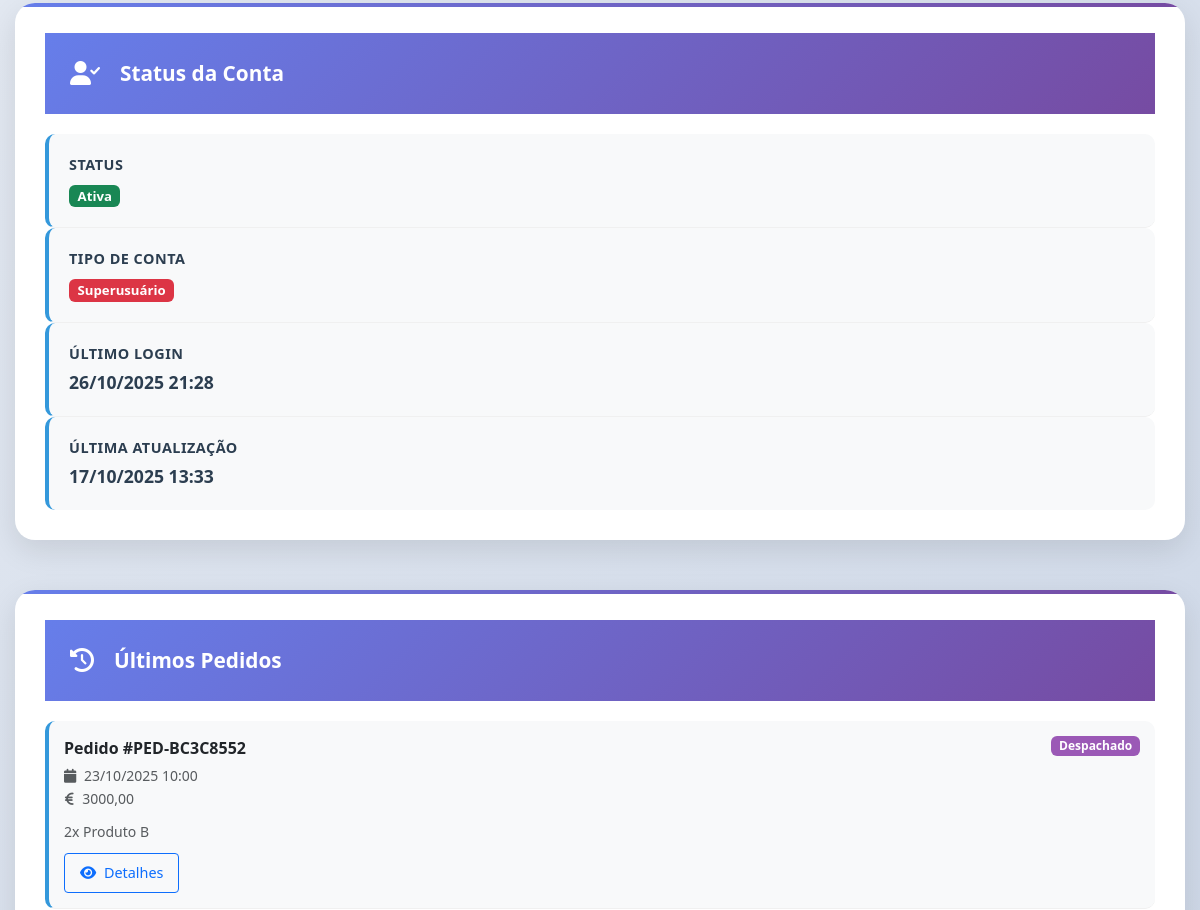
The app's page /register/perfil/ (signed in, middle part), older data.
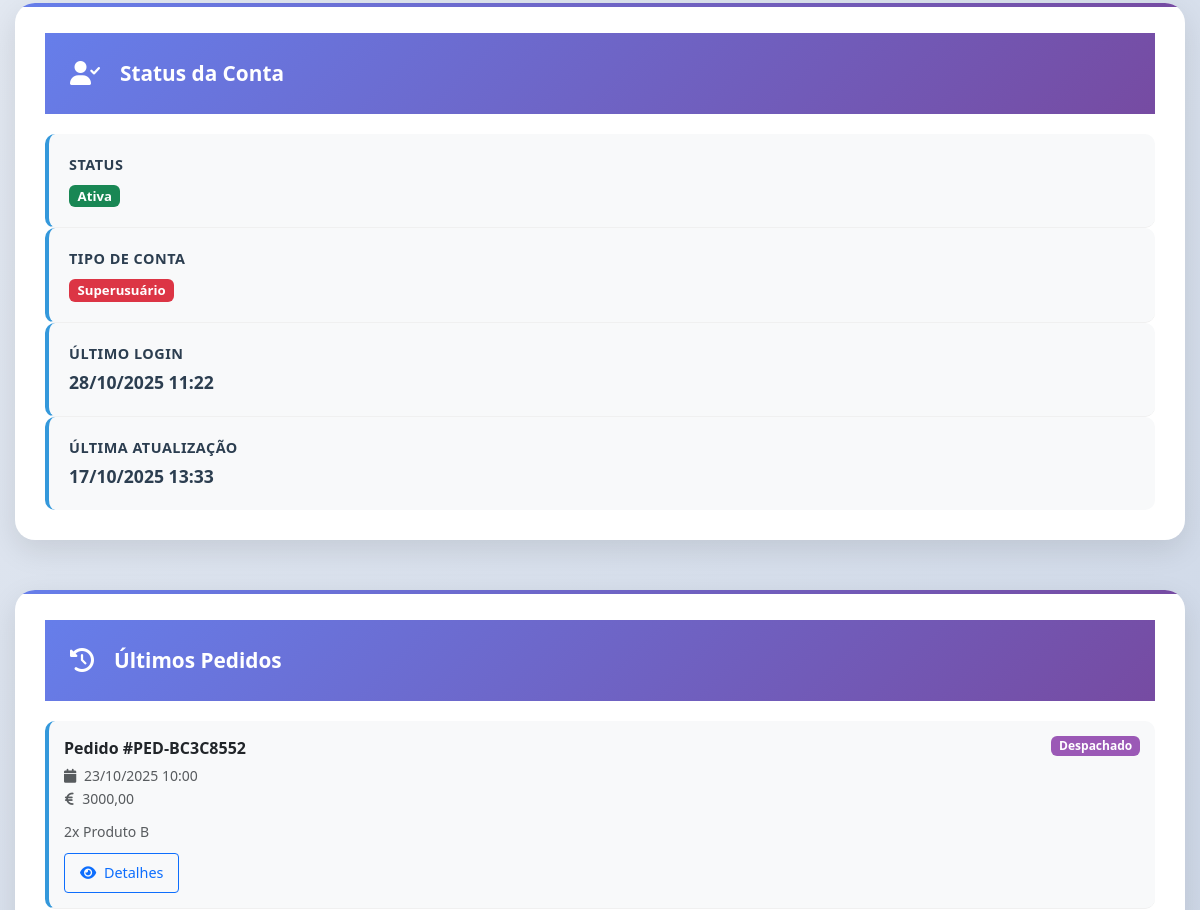
The same page, newer data.
### conta/models.py (models this page shows, shortened)
class Usuario(AbstractUser):
    username = models.CharField(
        max_length=150,
        unique=True,
        blank=True,
        null=True
    )
    email = models.EmailField('E-mail', unique=True)
    nome = models.CharField('Nome Completo', max_length=100)
    telemovel = models.CharField('Telemóvel', max_length=15, blank=True, null=True)
    cpf = models.CharField('CPF', max_length=14, unique=True)
    data_nascimento = models.DateField('Data de Nascimento', blank=True, null=True)
    bairro = models.CharField('Bairro', max_length=100, blank=True, null=True)
    cidade = models.CharField('Cidade', max_length=100, blank=True, null=True)
    provincia = models.CharField('Província', max_length=50, blank=True, null=True)
    municipio = models.CharField('Município', max_length=50, blank=True, null=True)
    foto_perfil = models.ImageField(
        'Foto de Perfil',
        upload_to='avatars/%Y/%m/%d/',
        blank=True,
        null=True
    )
    data_criacao = models.DateTimeField('Data de Criação', default=timezone.now)
    data_atualizacao = models.DateTimeField('Data de Atualização', auto_now=True)
    USERNAME_FIELD = 'email'
    REQUIRED_FIELDS = ['nome', 'cpf', 'username']
    class Meta:
        verbose_name = 'Usuário'
        verbose_name_plural = 'Usuários'
        db_table = 'conta_usuario'

### conta/views.py (the view)
# urls.py: path('perfil/', views.perfil, name='perfil'),
@login_required
@cache_page(60 * 15)  # 15 minutos de cache para perfil
@vary_on_cookie
def perfil(request):
    usuario = request.user
    from django.core.cache import cache
    cache_key = f"perfil_data_user_{usuario.id}"
    perfil_data = cache.get(cache_key)
    if perfil_data is None:
        ultimos_pedidos = PedidoEntrega.objects.filter(
            carrinho__usuario=usuario
        ).select_related('carrinho').prefetch_related('carrinho__itens__produto').order_by('-data_solicitacao')[:3]
        total_pedidos = PedidoEntrega.objects.filter(
            carrinho__usuario=usuario
        ).count()
        pedidos_entregues = PedidoEntrega.objects.filter(
            carrinho__usuario=usuario,
            estado='entregue'
        ).count()
        total_gasto = 0
        for pedido in ultimos_pedidos:
            if hasattr(pedido.carrinho, 'total'):
                total_gasto += pedido.carrinho.total
            else:
                total_gasto += sum(item.subtotal for item in pedido.carrinho.itens.all())
        perfil_data = {
            'ultimos_pedidos': ultimos_pedidos,
            'total_pedidos': total_pedidos,
            'pedidos_entregues': pedidos_entregues,
            'total_gasto': total_gasto,
        }
        cache.set(cache_key, perfil_data, 60 * 15)
    context = {
        'usuario': usuario,
        **perfil_data
    }
    return render(request, 'perfil.html', context)

### carinho/models.py (called while the page is built)
    @property
    def total_itens(self):
        cache_key = f'carrinho_{self.id}_total_itens'
        total = cache.get(cache_key)
        if total is None:
            total = self.itens.aggregate(total=models.Sum('quantidade'))['total'] or 0
            cache.set(cache_key, total, 300)  # 5 minutos
        return total

    @property
    def subtotal(self):
        cache_key = f'carrinho_{self.id}_subtotal'
        subtotal_cache = cache.get(cache_key)
        if subtotal_cache is None:
            subtotal_cache = sum(item.subtotal for item in self.itens.all())
            cache.set(cache_key, subtotal_cache, 300)  # 5 minutos
        return subtotal_cache

    @property
    def taxa_entrega(self):
        cache_key = f'carrinho_{self.id}_taxa_entrega'
        taxa = cache.get(cache_key)
        if taxa is None:
            if self.subtotal >= Decimal('5000.00'):
                taxa = Decimal('0.00')
            else:
                taxa = Decimal('1000.00')
            cache.set(cache_key, taxa, 300)  # 5 minutos
        return taxa

### conta/templates/perfil.html (shortened to what the changed rows need)
<!DOCTYPE html>
{% load static %}
{% load cache %}
<html lang="pt-br">
<head>
    <link rel="preload" href="https://cdn.jsdelivr.net/npm/bootstrap@5.3.0/dist/css/bootstrap.min.css" as="style" onload="this.onload=null;this.rel='stylesheet'">
    <link rel="preload" href="https://cdnjs.cloudflare.com/ajax/libs/font-awesome/6.0.0/css/all.min.css" as="style" onload="this.onload=null;this.rel='stylesheet'">
    <link rel="preload" href="https://unpkg.com/aos@2.3.1/dist/aos.css" as="style" onload="this.onload=null;this.rel='stylesheet'">
    {% cache 86400 css_per %}
    <link href="{% static 'css/per.css' %}" rel="stylesheet">
    {% endcache %}
</head>
<body>
    <div class="main-container">
        <div class="content-grid">
            <div class="sidebar-content">
                {% cache 300 account_status request.user.id %}
                <div class="info-card" data-aos="fade-left" data-aos-delay="300">
                    <div class="info-item">
                        <div class="info-label">Último Login</div>
                        <div class="info-value">
                            {% if usuario.last_login %}
                                {{ usuario.last_login|date:"d/m/Y H:i" }}
                            {% else %}
                                <span class="empty-field">Primeiro acesso</span>
                            {% endif %}
                        </div>
                    </div>
                    <div class="info-item">
                        <div class="info-label">Última Atualização</div>
                        <div class="info-value">{{ usuario.data_atualizacao|date:"d/m/Y H:i" }}</div>
                    </div>
                </div>
                {% endcache %}
            </div>
        </div>
    </div>
</body>
</html>

Row changes from the older to the newer data that the page shows:
changed Usuario: last_login "26/10/2025 21:28" → "28/10/2025 11:22"
